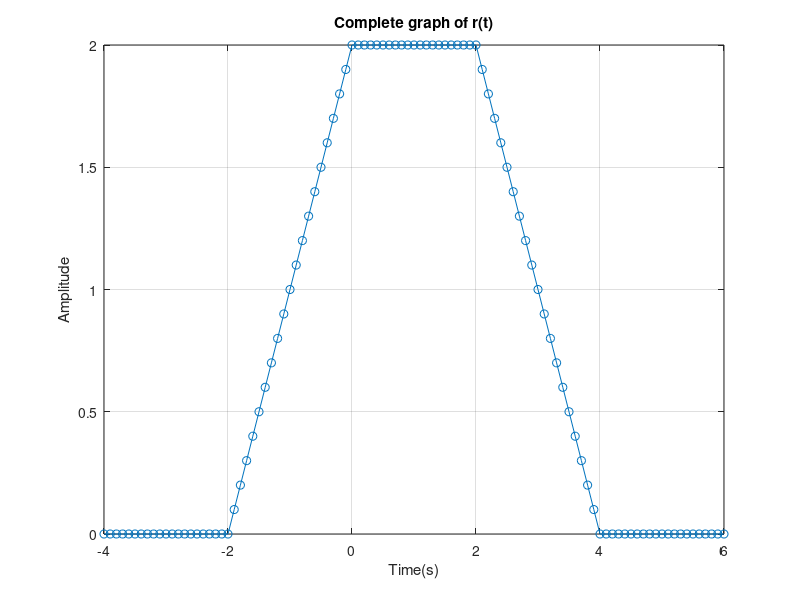
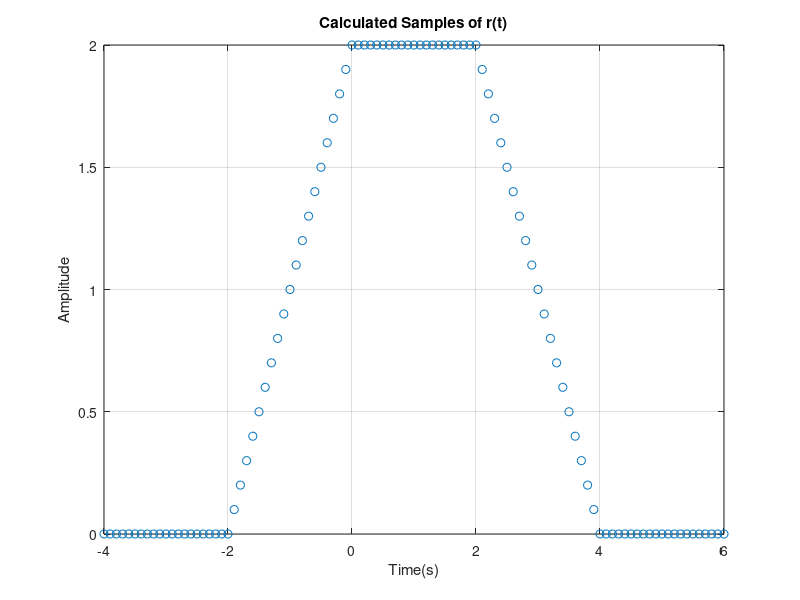
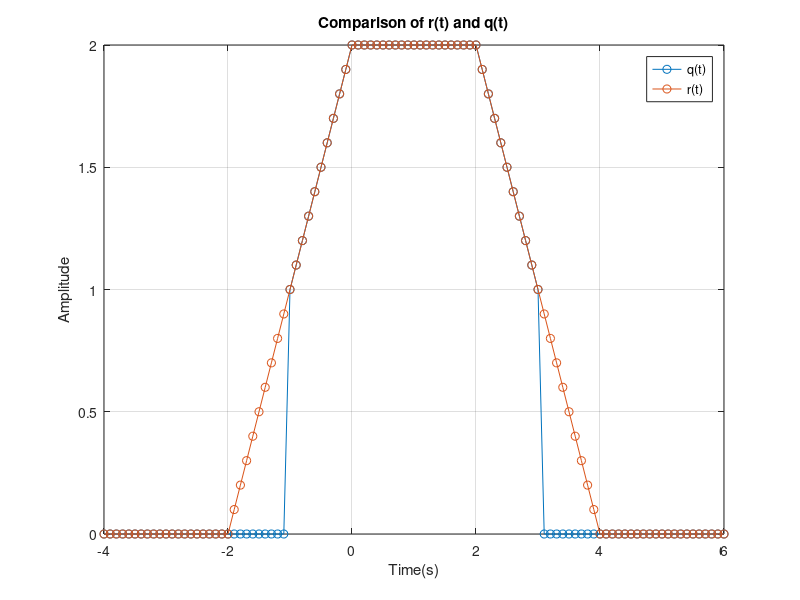

MATLAB code to generate these figures, in order:
clear
clc
close all

t=-4:0.1:6;
r=zeros(1,length(t));
for k=1:length(t)
    if t(k)<-2
        r(k)=0;
    elseif t(k)<0 && t(k)>=-2
        r(k)=t(k)+2;
    elseif t(k)<2 && t(k)>=0
        r(k)=2;
    elseif t(k)<=4 && t(k)>=2
        r(k)=4-t(k);
    else
        r(k)=0;
    end
end

figure
plot(t,r,'o-')
grid on
xlabel('Time(s)')
ylabel('Amplitude')
title('Complete graph of r(t)')

figure
plot(t,r,'o')
grid on
xlabel('Time(s)')
ylabel('Amplitude')
title('Calculated Samples of r(t)')

q=zeros(1,length(t));
for k=1:length(t)
    if r(k)>=1
        q(k)=r(k);
    else
        q(k)=0;
    end
end

figure
plot(t,q,'o-')
hold on
plot(t,r,'o-')
grid on
xlabel('Time(s)')
ylabel('Amplitude')
title('Comparison of r(t) and q(t)')
legend('q(t)','r(t)')
hold off

length(t)
disp(r(t == -2))
disp(r(t == 0))
disp(r(t == 2))
disp(r(t == 4))
